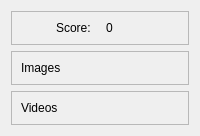
               <widget class="QWidget" name="page_5">
                <layout class="QVBoxLayout" name="verticalLayout_17">
                 <item>
                  <widget class="QFrame" name="frame_18">
                   <property name="maximumSize">
                    <size>
                     <width>16777215</width>
                     <height>60</height>
                    </size>
                   </property>
                   <property name="frameShape">
                    <enum>QFrame::StyledPanel</enum>
                   </property>
                   <property name="frameShadow">
                    <enum>QFrame::Raised</enum>
                   </property>
                   <layout class="QHBoxLayout" name="horizontalLayout_7">
                    <property name="spacing">
                     <number>12</number>
                    </property>
                    <item>
                     <widget class="QLabel" name="label_18">
                      <property name="text">
                       <string>Score: </string>
                      </property>
                      <property name="alignment">
                       <set>Qt::AlignRight|Qt::AlignTrailing|Qt::AlignVCenter</set>
                      </property>
                     </widget>
                    </item>
                    <item>
                     <widget class="QLabel" name="label_19">
                      <property name="text">
                       <string>0</string>
                      </property>
                     </widget>
                    </item>
                   </layout>
                  </widget>
                 </item>
                 <item>
                  <widget class="QFrame" name="frame_20">
                   <property name="frameShape">
                    <enum>QFrame::StyledPanel</enum>
                   </property>
                   <property name="frameShadow">
                    <enum>QFrame::Raised</enum>
                   </property>
                   <layout class="QVBoxLayout" name="verticalLayout_19">
                    <item>
                     <widget class="QLabel" name="label_20">
                      <property name="text">
                       <string>Images</string>
                      </property>
                     </widget>
                    </item>
                   </layout>
                  </widget>
                 </item>
                 <item>
                  <widget class="QFrame" name="frame_19">
                   <property name="frameShape">
                    <enum>QFrame::StyledPanel</enum>
                   </property>
                   <property name="frameShadow">
                    <enum>QFrame::Raised</enum>
                   </property>
                   <layout class="QVBoxLayout" name="verticalLayout_18">
                    <item>
                     <widget class="QLabel" name="label_21">
                      <property name="text">
                       <string>Videos</string>
                      </property>
                     </widget>
                    </item>
                   </layout>
                  </widget>
                 </item>
                </layout>
               </widget>
